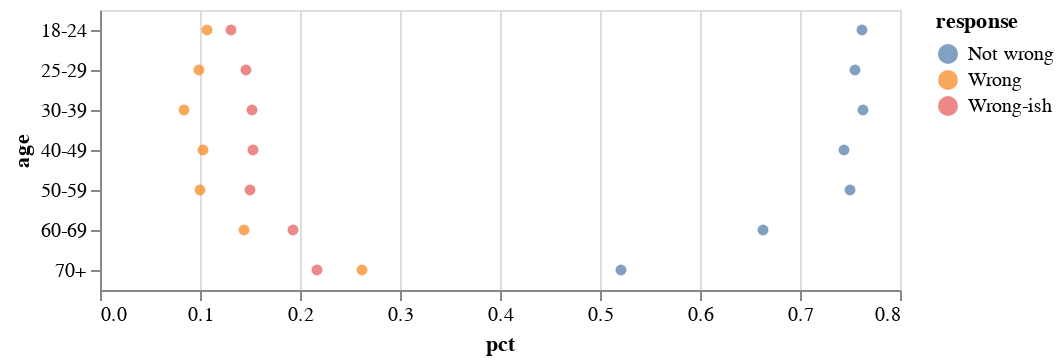

Notebook source saved alongside this figure:
### Markdown cell above
Rotate...

### Code cell
alt.Chart(no).encode(y='age', x='pct', color='response').mark_circle()

### Figure 1 — Vega-Lite specification as saved in the notebook (floating-point values rounded to 4 significant figures)
{"config": {"view": {"continuousWidth": 400, "continuousHeight": 300}}, "data": {"name": "data-235d74cff4151e7f691ed260b343d78b"}, "mark": "circle", "encoding": {"color": {"field": "response", "type": "nominal"}, "x": {"field": "pct", "type": "quantitative"}, "y": {"field": "age", "type": "nominal"}}, "$schema": "https://vega.github.io/schema/vega-lite/v4.17.0.json", "datasets": {"data-235d74cff4151e7f691ed260b343d78b": [{"age": "18-24", "religion": "No religion", "response": "Not wrong", "n": 1147, "pct": 0.762}, {"age": "18-24", "religion": "No religion", "response": "Wrong", "n": 161, "pct": 0.107}, {"age": "18-24", "religion": "No religion", "response": "Wrong-ish", "n": 197, "pct": 0.131}, {"age": "25-29", "religion": "No religion", "response": "Not wrong", "n": 887, "pct": 0.755}, {"age": "25-29", "religion": "No religion", "response": "Wrong", "n": 116, "pct": 0.099}, {"age": "25-29", "religion": "No religion", "response": "Wrong-ish", "n": 172, "pct": 0.146}, {"age": "30-39", "religion": "No religion", "response": "Not wrong", "n": 1853, "pct": 0.763}, {"age": "30-39", "religion": "No religion", "response": "Wrong", "n": 205, "pct": 0.084}, {"age": "30-39", "religion": "No religion", "response": "Wrong-ish", "n": 370, "pct": 0.152}, {"age": "40-49", "religion": "No religion", "response": "Not wrong", "n": 1818, "pct": 0.744}, {"age": "40-49", "religion": "No religion", "response": "Wrong", "n": 251, "pct": 0.103}, {"age": "40-49", "religion": "No religion", "response": "Wrong-ish", "n": 375, "pct": 0.153}, {"age": "50-59", "religion": "No religion", "response": "Not wrong", "n": 1591, "pct": 0.75}, {"age": "50-59", "religion": "No religion", "response": "Wrong", "n": 211, "pct": 0.1}, {"age": "50-59", "religion": "No religion", "response": "Wrong-ish", "n": 318, "pct": 0.15}, {"age": "60-69", "religion": "No religion", "response": "Not wrong", "n": 970, "pct": 0.663}, {"age": "60-69", "religion": "No religion", "response": "Wrong", "n": 211, "pct": 0.144}, {"age": "60-69", "religion": "No religion", "response": "Wrong-ish", "n": 282, "pct": 0.193}, {"age": "70+", "religion": "No religion", "response": "Not wrong", "n": 469, "pct": 0.521}, {"age": "70+", "religion": "No religion", "response": "Wrong", "n": 236, "pct": 0.262}, {"age": "70+", "religion": "No religion", "response": "Wrong-ish", "n": 195, "pct": 0.217}]}}
